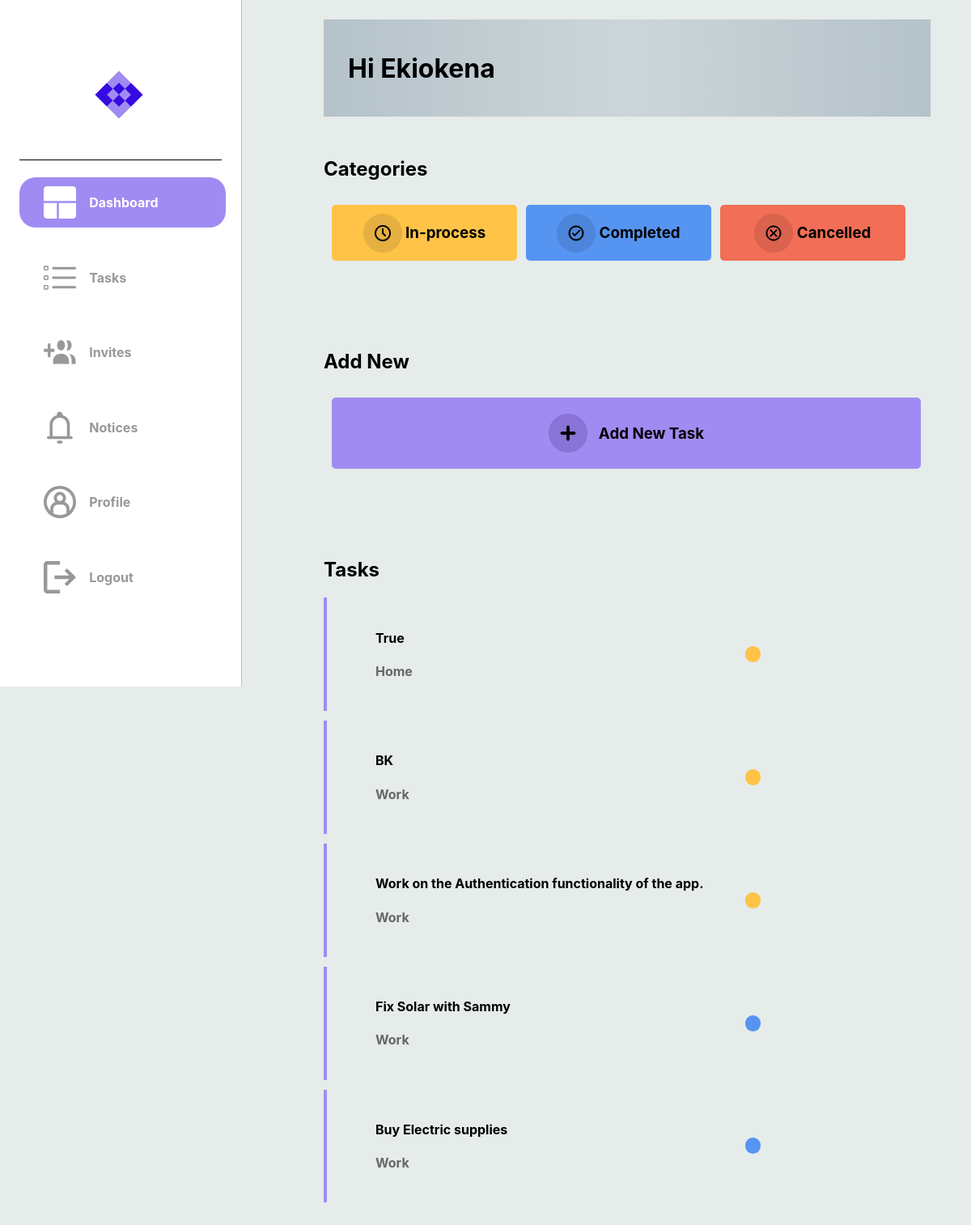
The page /dashboard (signed in) on the database its author committed.
### dotask/models.py (models this page shows)
class User(db.Model, UserMixin):
    __tablename__ = "user"
    id = db.Column(db.Integer, primary_key=True)
    email = db.Column(db.String(50), nullable=False, unique=True)
    password = db.Column(db.String(30), nullable=False)
    username = db.Column(db.String(30), nullable=False, unique=True)
    first_name = db.Column(db.String(30), nullable=False)
    last_name = db.Column(db.String(30), nullable=False)
    assigned_tasks = relationship('Task', secondary=user_task, backref='assigned_to')
    notes = relationship('Notification', secondary=user_notification, backref='note')

class Task(db.Model):
    __tablename__ = "task"
    id = db.Column(db.Integer, primary_key=True)
    title = db.Column(db.String(100), nullable=False)
    description = db.Column(db.String(400), nullable=False)
    due_date = db.Column(db.Date, nullable=False)
    status = db.Column(Enum(TaskStatus))
    tag = db.Column(Enum(TaskTag))
    users = relationship('User', secondary=user_task,
    backref='tasks')

### dotask/routes.py (the view)
@app.route("/dashboard")
@login_required
def hello_dashboard():
    try:
        tasks = current_user.tasks
        notices = current_user.notes
        if tasks:
            if notices:
                return render_template("dashboard.html", tasks=tasks, notices=notices)
            return render_template("dashboard.html", tasks=tasks)
        else:
            return render_template("dashboard.html")
    except:
        error_message = "An error occurred while retrieving tasks."
        return render_template("dashboard.html", error_message=error_message)

### dotask/routes.py (called while the page is built)
@app.after_request
def after_request(response):
    response.headers["Cache-Control"] = "no-cache, no-store, must-revalidate"
    return response

@login_manager.user_loader
def load_user(user_id):
    return User.query.get(user_id)

### dotask/templates/dashboard.html (shortened to what this page needs)
<!DOCTYPE html>
<html lang="en">
<head>
    {% extends "layout.html" %}
    {% block head %}
        <link rel="stylesheet" {% block css_tab_colour %} href="../static/css/dashboard.css" {% endblock %}/>
    {% endblock %}
    {% block dash_image_colour %}
    <a class="a1" href="{{ url_for('hello_dashboard') }}">
    <div id="logos">
        <img class="imgs" src="../static/svg/dashboard_active.svg">
        <h4 class="sidebar-text">Dashboard</h4>
    </div>
    </a>
    {% endblock dash_image_colour %}
    {% block nav_title %}
    <div class="nav_title">
        <h1>Hi {{ current_user.first_name }}</h1>
    </div>
    {% endblock nav_title %}
    {% block categories %}
    <h2>Categories</h2>
    <div class="cate">
        <a href="{{ url_for('hello_in_process_tasks') }}">
            <div class="cate-container-1">
                <img src="../static/images/in_process.png">
                <h3>In-process</h3>
            </div>
        </a>
        <a href="{{ url_for('hello_completed_tasks') }}">
            <div class="cate-container-2">
                <img src="../static/svg/completed.svg">
                <h3>Completed</h3>
            </div>
        </a>
        <a href="{{ url_for('hello_cancelled_tasks') }}">
            <div class="cate-container-3">
                <img src="../static/svg/cancelled.svg">
                <h3>Cancelled</h3>
            </div>
        </a>
    </div>
    {% endblock categories %}
    {% block add_task %}
    <h2>Add New</h2>
    <div class="cate">
        <a href="{{ url_for('hello_new_task') }}">
            <div class="cate-container-4">
                <img src="../static/svg/add_task.svg">
                <h3>Add New Task</h3>
            </div>
        </a>
    </div>
    {% endblock add_task %}
    {% block tasks %}
        <h2>Tasks</h2>
        {% if tasks %}
            {% for task in tasks %}
            <a href="{{ url_for('hello_each_task', task_id=task['id']) }}">
            <div class="message-box">
                <div class="message">
                    <h4> {{ task['title'] }} </h4>
                    <h4 style="color: #676767;"> {{ task.tag.name }} </h4>
                </div>
                <div class="message-dot {% if task.status.name == 'In_Progress' %}progress-task
                    {% elif task.status.name == 'Completed' %}completed-task
                    {% elif task.status.name == 'Cancelled' %}cancelled-task
                    {% else %}unknown-task
                    {% endif %}">
                </div>
            </div>
            </a>
            {% endfor %}
            {% else %}
                <div class="message-box">
                    <div class="message">
                        <h2>No Tasks Yet</h2>
                    </div>
                </div>
        {% endif %}
    {% endblock tasks %}

### dotask/static/css/layout.css (style rules this page uses)
@media (min-width: 768px) { body { margin: auto; padding-bottom: 10vh; background-color: #E5ECEA; display: flex; font-family: inter; } }
@media (min-width: 768px) { a { text-decoration: none; color: black; } }
@media (min-width: 768px) { .sidebar > div > a { width: 90%; text-decoration: none; } }
@media (min-width: 768px) { .sidebar > div > a > div { width: 100%; height: 10%; padding-left: 30px; margin: 5% auto; border-radius: 20px; } }
@media (min-width: 768px) { #logos { width: 100%; display: grid; grid-template-columns: 1fr 3fr; align-items: center; } }
@media (min-width: 768px) { .sidebar-text { color: #989898; font-size: 1rem; } }
@media (min-width: 768px) { .imgs { height: 40px; width: 40px; } }

### dotask/static/css/dashboard.css (style rules this page uses)
@media (min-width: 768px) { .a1 > div { background-color: #A08BF2; width: 100%; height: 10%; padding-left: 30px; margin: 5% auto; border-radius: 20px; color: white; } }
@media (min-width: 768px) { .a1 > div > h4 { color: white; } }
@media (min-width: 768px) { .a1 > div > img { fill: #FFFFFF; } }
@media (min-width: 768px) { .nav_title { padding-left: 5%; margin-bottom: 50px; background-image: linear-gradient(to right, #B5C2CA , #CCD6D9, #B5C2CA); display: flex; justify-content: start; align-items: center; width: 60vw; height: 15vh; } }
@media (min-width: 768px) { img { padding-right: 2%; } }
@media (min-width: 768px) { .cate { width: 60vw; margin-bottom: 50px; display: flex; } }
@media (min-width: 768px) { a { text-decoration: none; } }
@media (min-width: 768px) { .cate > a { width: 60vw; padding-bottom: 50px; margin: 10px; } }
@media (min-width: 768px) { .cate > a > div { width: 100%; padding: 2%; border-radius: 5px; display: flex; justify-self: start; align-items: center; } }
@media (min-width: 768px) { .cate-container-1 { background-color: #FEC347; justify-content: center; } }
@media (min-width: 768px) { .cate-container-2 { background-color: #5694F2; justify-content: center; } }
@media (min-width: 768px) { .cate-container-3 { background-color: #F26E56; justify-content: center; } }
@media (min-width: 768px) { .cate-container-4 { background-color: #A08BF2; align-items: center; justify-content: center; } }
@media (min-width: 768px) { .message-box { display: flex; margin-top: 2%; padding-right: 10%; padding-left: 10%; padding-top: 3%; padding-bottom: 3%; border-left: 4px solid #A08BF2; display: flex; justify-content: center; align-items: center; } }
@media (min-width: 768px) { .message { width: 100%; border-radius: 5px; display: block; justify-content: center; align-items: center; } }
@media (min-width: 768px) { .message-dot { width: 20px; height: 20px; border-radius: 50px; } }
@media (min-width: 768px) { .progress-task { background-color: #FEC347; } }
@media (min-width: 768px) { .completed-task { background-color: #5694F2; } }

### rows shown on the page
User: first_name "Ekiokena"
Task: title "True", tag.name "Home"
Task: title "BK", tag.name "Work"
Task: title "Work on the Authentication functionality of the app.", tag.name "Work"
Task: title "Fix Solar with Sammy", tag.name "Work"
Task: title "Buy Electric supplies", tag.name "Work"
